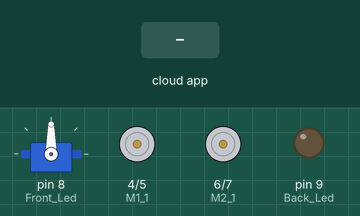
This sketch was run on a simulated Arduino Uno, built with avr-gcc and run on an emulated ATmega328P. Parts: servo, motor-driver pin pairs drawn as motors (green arrow = first pin HIGH = forward, orange = second pin HIGH = backward, longer = more drive), output pins drawn as LEDs (lit = HIGH). The test bench sets the inputs (shaded band). The RemoteXY app is connected.

Above: at 1.2 s.
1.3 s: the phone or cloud app sets joystick_1_y to -100
At 2.5 s:
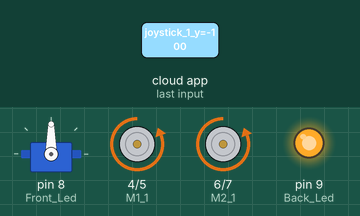
2.8 s: the phone or cloud app sets joystick_1_x to -100
At 3.6 s:
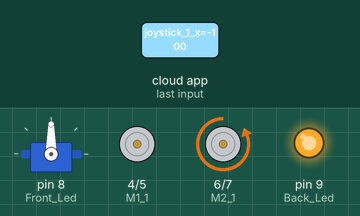
4.3 s: the phone or cloud app sets joystick_1_y to 0
At 4.7 s:
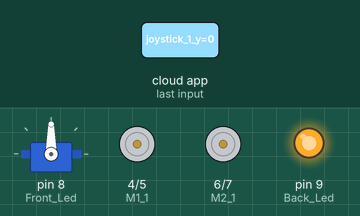
5.8 s: the phone or cloud app sets joystick_1_y to 100
At 7.0 s:
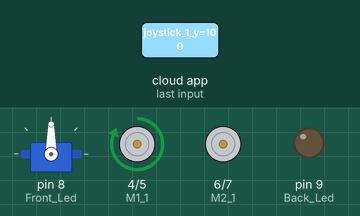
7.3 s: the phone or cloud app sets joystick_1_x to 0
At 8.2 s:
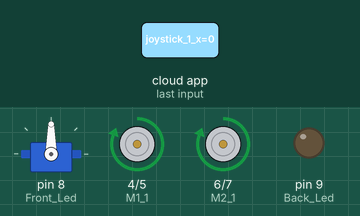
8.8 s: the phone or cloud app sets joystick_1_x to 100
At 9.4 s:
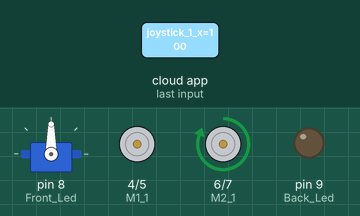
Timing chart, 0 to 11.3 s (numbered marks = the images above; inputs shaded):
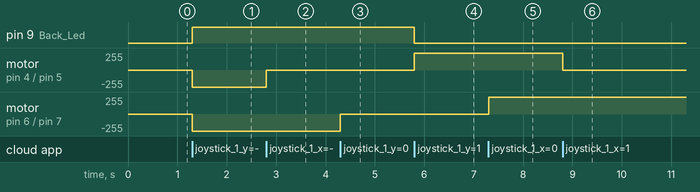

The sketch:

Car_Code.ino
```cpp
// Getting Code From RemoteXY Website And Edited By @Ziad-Sakr

#include <Servo.h>

Servo myservo;  // create servo object to control a servo
const int analogInPin = A0;
int sensorValue = 0;
// Global Pin Nmubers Variables for Motors and leds
int M1_1     = 4;
int M1_2     = 5;
int M2_1     = 6;
int M2_2     = 7;
int Front_Led =8;
int Back_Led =9;

#define REMOTEXY_MODE__SOFTSERIAL
#include <SoftwareSerial.h>

#include <RemoteXY.h>

// RemoteXY connection settings
#define REMOTEXY_SERIAL_RX 2
#define REMOTEXY_SERIAL_TX 3
#define REMOTEXY_SERIAL_SPEED 9600


// RemoteXY configurate
#pragma pack(push, 1)
uint8_t RemoteXY_CONF[] =   // 108 bytes
{ 255, 3, 0, 2, 0, 101, 0, 16, 173, 2, 5, 21, 42, 25, 34, 34, 24, 42, 35, 35,
  2, 26, 31, 1, 8, 3, 33, 19, 19, 1, 51, 19, 19, 31, 24, 66, 117, 109, 112, 32,
  66, 117, 116, 116, 116, 111, 110, 0, 70, 32, 77, 13, 13, 13, 37, 23, 15, 15, 26, 135,
  36, 32, 70, 32, 6, 16, 11, 11, 3, 24, 15, 15, 26, 135, 0, 2, 129, 0, 12, 3,
  75, 8, 4, 3, 56, 6, 31, 70, 105, 114, 101, 32, 116, 114, 117, 99, 107, 32, 67, 111,
  110, 116, 114, 111, 108, 101, 114, 0
};

// this structure defines all the variables and events of your control interface
struct {

  // input variables
  int8_t joystick_1_x; // from -100 to 100
  int8_t joystick_1_y; // from -100 to 100
  uint8_t button_1; // =1 if button pressed, else =0

  // output variables
  uint8_t led_1; // led state 0 .. 2
  uint8_t led_2; // led state 0 .. 2

  // other variable
  uint8_t connect_flag;  // =1 if wire connected, else =0

} RemoteXY;
#pragma pack(pop)

/////////////////////////////////////////////
//           END RemoteXY include          //
/////////////////////////////////////////////


void setup()
{
  RemoteXY_Init ();
  myservo.attach(8, 1000, 2500); // (pin, min, max)
  pinMode(M1_1   , OUTPUT); // First Motor  Pin 1
  pinMode(M1_2   , OUTPUT); // First Motor  Pin 2
  pinMode(M2_1   , OUTPUT); // Second Motor Pin 1
  pinMode(M2_2   , OUTPUT); // Second Motor Pin 2
  pinMode(Front_Led, OUTPUT); // white Front Led pin
  pinMode(Back_Led,OUTPUT);   // Red Back led pin
}

void loop()
{
  RemoteXY_Handler ();
  if (RemoteXY.connect_flag == 1) // To check The bluetooth Connections
  {
    digitalWrite(LED_BUILTIN, HIGH);
  }
  else
  {
    digitalWrite(LED_BUILTIN, LOW);
  }

  if (RemoteXY.joystick_1_y > 0 && RemoteXY.joystick_1_x > 0) // For Moving Forward + Right
  {
    digitalWrite(M1_1, LOW);
    digitalWrite(M1_2, LOW);
    digitalWrite(M2_1, HIGH);
    digitalWrite(M2_2, LOW);
    RemoteXY.led_1 = 1;
    digitalWrite(Back_Led,LOW);
  }
  else if (RemoteXY.joystick_1_y > 0 && RemoteXY.joystick_1_x < 0)// For Moving Forward + Left
  {
    digitalWrite(M1_1, HIGH);
    digitalWrite(M1_2, LOW);
    digitalWrite(M2_1, LOW);
    digitalWrite(M2_2, LOW);
    RemoteXY.led_1 = 1;
    digitalWrite(Back_Led,LOW);
  }
  else if (RemoteXY.joystick_1_y > 0)// For Moving just Forward
  {
    digitalWrite(M1_1, HIGH);
    digitalWrite(M1_2, LOW);
    digitalWrite(M2_1, HIGH);
    digitalWrite(M2_2, LOW);
    RemoteXY.led_1 = 1;
    digitalWrite(Back_Led,LOW);
  }
  else if (RemoteXY.joystick_1_y < 0 && RemoteXY.joystick_1_x < 0) // For Moving Backward + Right
  {
    digitalWrite(M1_1,  LOW);
    digitalWrite(M1_2,  LOW);
    digitalWrite(M2_1,  LOW);
    digitalWrite(M2_2, HIGH);
    RemoteXY.led_1 = 2;
    digitalWrite(Back_Led,HIGH); // To Turn The Back red led ON
  }
  else if (RemoteXY.joystick_1_y < 0 && RemoteXY.joystick_1_x < 0) // For Moving Backward + Left
  {
    digitalWrite(M1_1,  LOW);
    digitalWrite(M1_2, HIGH);
    digitalWrite(M2_1,  LOW);
    digitalWrite(M2_2,  LOW);
    RemoteXY.led_1 = 2;
    digitalWrite(Back_Led,HIGH);// To Turn The Back red led ON
  }
  else if (RemoteXY.joystick_1_y < 0) // For Moving Just Backward
  {
    digitalWrite(M1_1,  LOW);
    digitalWrite(M1_2, HIGH);
    digitalWrite(M2_1,  LOW);
    digitalWrite(M2_2, HIGH);
    RemoteXY.led_1 = 2;
    digitalWrite(Back_Led,HIGH);// To Turn The Back red led ON
  }
  else // To Stop The Car if we don't Do anything
  {
    digitalWrite(M1_1,  LOW);
    digitalWrite(M1_2,  LOW);
    digitalWrite(M2_1,  LOW);
    digitalWrite(M2_2,  LOW);
    RemoteXY.led_1 = 0;

  }
  if(RemoteXY.button_1) // For Turn ON The White Forward Led
  {
    digitalWrite(Front_Led,HIGH);
  }
  if(RemoteXY.button_1)
  {
    digitalWrite(Front_Led,LOW);
  }
}
```

Measured:
- after the input at 1.3 s, pin 9 (Back_Led): LOW → HIGH at once; motor on pin 4 (M1_1) / pin 5 (M1_2), motor on pin 6 (M2_1) / pin 7 (M2_2): stopped → backward 255/255 at once
- after the input at 2.8 s, motor on pin 4 (M1_1) / pin 5 (M1_2): backward 255/255 → stopped at once
- after the input at 4.3 s, motor on pin 6 (M2_1) / pin 7 (M2_2): backward 255/255 → stopped at once
- after the input at 5.8 s, pin 9 (Back_Led): HIGH → LOW at once; motor on pin 4 (M1_1) / pin 5 (M1_2): stopped → forward 255/255 at once
- after the input at 7.3 s, motor on pin 6 (M2_1) / pin 7 (M2_2): stopped → forward 255/255 at once
- after the input at 8.8 s, motor on pin 4 (M1_1) / pin 5 (M1_2): forward 255/255 → stopped at once
